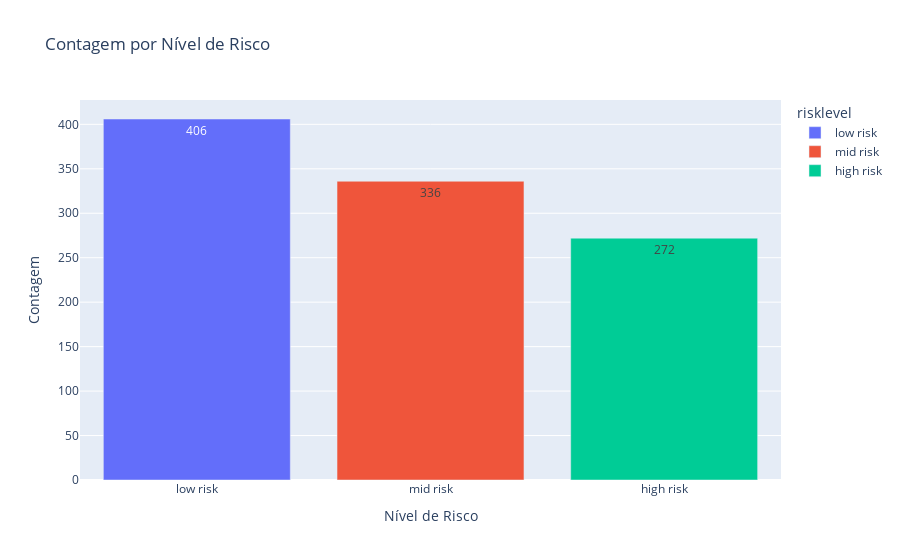

Here is the notebook cell this chart was saved with:
### Markdown cell above
<h1 style="text-align:center;color:red;">Analise dos Riscos </h1>

### Code cell
risk = pd.DataFrame(df.risklevel.value_counts()).reset_index()
fig = px.bar(risk, x='risklevel', y='count', text='count', title='Contagem por Nível de Risco', color='risklevel')
fig.update_layout(xaxis_title='Nível de Risco', yaxis_title='Contagem')
fig.show()

### Figure 1 — Plotly figure (JSON) as saved in the notebook; plotly's stock layout.template omitted (floating-point values rounded to 4 significant figures)
{"data": [{"alignmentgroup": "True", "hovertemplate": "risklevel=%{x}<br>count=%{text}<extra></extra>", "legendgroup": "low risk", "marker": {"color": "#636efa", "pattern": {"shape": ""}}, "name": "low risk", "offsetgroup": "low risk", "orientation": "v", "showlegend": true, "text": [406], "textposition": "auto", "type": "bar", "x": ["low risk"], "xaxis": "x", "y": [406], "yaxis": "y"}, {"alignmentgroup": "True", "hovertemplate": "risklevel=%{x}<br>count=%{text}<extra></extra>", "legendgroup": "mid risk", "marker": {"color": "#EF553B", "pattern": {"shape": ""}}, "name": "mid risk", "offsetgroup": "mid risk", "orientation": "v", "showlegend": true, "text": [336], "textposition": "auto", "type": "bar", "x": ["mid risk"], "xaxis": "x", "y": [336], "yaxis": "y"}, {"alignmentgroup": "True", "hovertemplate": "risklevel=%{x}<br>count=%{text}<extra></extra>", "legendgroup": "high risk", "marker": {"color": "#00cc96", "pattern": {"shape": ""}}, "name": "high risk", "offsetgroup": "high risk", "orientation": "v", "showlegend": true, "text": [272], "textposition": "auto", "type": "bar", "x": ["high risk"], "xaxis": "x", "y": [272], "yaxis": "y"}], "layout": {"barmode": "relative", "legend": {"title": {"text": "risklevel"}, "tracegroupgap": 0}, "title": {"text": "Contagem por Nível de Risco"}, "xaxis": {"anchor": "y", "categoryarray": ["low risk", "mid risk", "high risk"], "categoryorder": "array", "domain": [0, 1], "title": {"text": "Nível de Risco"}}, "yaxis": {"anchor": "x", "domain": [0, 1], "title": {"text": "Contagem"}}}}
